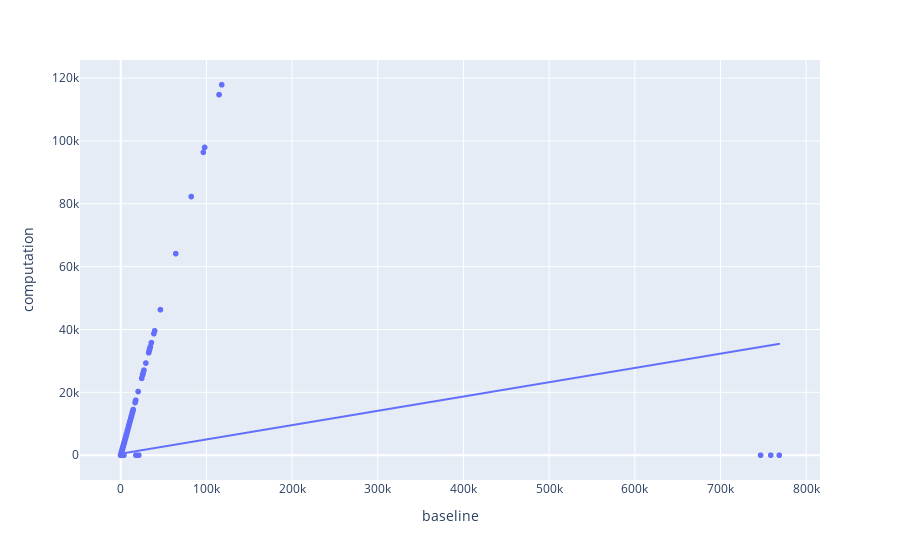

Source (notebook cell):
### Code cell
plot_diagnostic(BE2_models['TCLDi_model'], X, y_true, 'FPi', hover_data=['Item'])

### Figure 1 — Plotly figure (JSON) as saved in the notebook; plotly's stock layout.template omitted (floating-point values rounded to 4 significant figures; data arrays with more than 128 entries replaced by an {"elided": "..."} marker saying what was removed)
{"data": [{"customdata": {"elided": "4219x1 str values"}, "hovertemplate": "baseline=%{x}<br>computation=%{y}<br>Item=%{customdata[0]}<extra></extra>", "legendgroup": "", "marker": {"color": "#636efa", "symbol": "circle"}, "mode": "markers", "name": "", "showlegend": false, "type": "scattergl", "x": {"elided": "4219 float values"}, "xaxis": "x", "y": {"elided": "4219 float values"}, "yaxis": "y"}, {"hovertemplate": "<b>OLS trendline</b><br>computation = 0.0454891 * baseline + 469.351<br>R<sup>2</sup>=0.044811<br><br>baseline=%{x}<br>computation=%{y} <b>(trend)</b><extra></extra>", "legendgroup": "", "marker": {"color": "#636efa", "symbol": "circle"}, "mode": "lines", "name": "", "showlegend": false, "type": "scattergl", "x": {"elided": "4219 float values"}, "xaxis": "x", "y": {"elided": "4219 float values"}, "yaxis": "y"}], "layout": {"legend": {"tracegroupgap": 0}, "margin": {"t": 60}, "xaxis": {"anchor": "y", "domain": [0, 1], "title": {"text": "baseline"}}, "yaxis": {"anchor": "x", "domain": [0, 1], "title": {"text": "computation"}}}}
